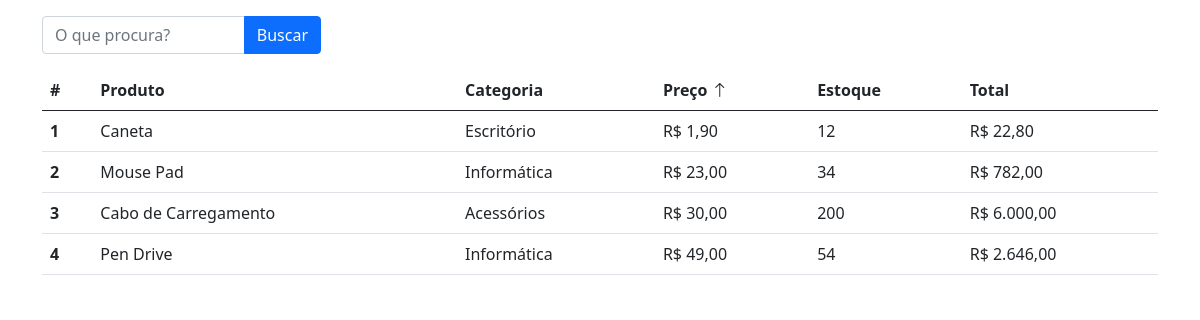
Page /?order_by=price&order=asc on the committed database.
### tables this page shows
CREATE TABLE `products` (
  `id` int NOT NULL AUTO_INCREMENT,
  `name` varchar(100) NOT NULL,
  `price` decimal(10,2) NOT NULL,
  `inventory` int NOT NULL DEFAULT '0',
  `total` decimal(10,2) GENERATED ALWAYS AS ((`inventory` * `price`)) VIRTUAL,
  `categories` enum('Informática','Escritório','Acessórios','Vestuário') DEFAULT NULL,
  PRIMARY KEY (`id`)
);

### index.php (the view, shortened to what this page needs)
<?php
require_once __DIR__ . '/config.php';
require_once __DIR__ . '/functions.php';
$products = listProducts();
$index = 0;
?>
<!doctype html>
<html lang="pt-br">
<head>
    <link href="https://cdn.jsdelivr.net/npm/bootstrap@5.0.2/dist/css/bootstrap.min.css" rel="stylesheet">
    <link href="https://cdn.jsdelivr.net/npm/bootstrap-icons/font/bootstrap-icons.css" rel="stylesheet">
</head>
<body>
    <div class="container mt-2">
        <div class="col-3 mt-3">
            <form action="" method="post">
                <div class="input-group mb-3">
                    <input type="text" class="form-control" name="filter" placeholder="O que procura?" aria-label="O que procura?">
                    <button class="btn btn-primary" type="submit" id="button-addon2">Buscar</button>
                </div>
            </form>
        </div>
        <table class="table mx-auto">
            <thead>
            <tr>
                <th scope="col">#</th>
                <th scope="col"><a href="?order_by=name&order=<?= getNextOrder('name') ?>" class="text-decoration-none text-dark">Produto </a> <?= setDirectionIcon('name')?> </th>
                <th scope="col"><a href="?order_by=categories&order=<?= getNextOrder('categories') ?>" class="text-decoration-none text-dark">Categoria</a> <?= setDirectionIcon('categories')?> </th>
                <th scope="col"><a href="?order_by=price&order=<?= getNextOrder('price') ?>" class="text-decoration-none text-dark">Preço</a> <?= setDirectionIcon('price')?> </th>
                <th scope="col"><a href="?order_by=inventory&order=<?= getNextOrder('inventory') ?>" class="text-decoration-none text-dark">Estoque</a> <?= setDirectionIcon('inventory')?> </th>
                <th scope="col"><a href="?order_by=total&order=<?= getNextOrder('total') ?>" class="text-decoration-none text-dark">Total</a> <?= setDirectionIcon('total')?> </th>
            </tr>
            </thead>
            <tbody>
            <?php if(!empty($products)): ?>
                <?php foreach ($products as $product): ?>
                <tr>
                    <th scope="row"><?php echo ++$index ?></th>
                    <td><?= $product['name']; ?></td>
                    <td><?= $product['categories']; ?></td>
                    <td><?='R$ ' . number_format($product['price'], 2, ',', '.'); ?></td>
                    <td><?= $product['inventory']; ?></td>
                    <td><?='R$ '. number_format($product['total'],2, ',', '.'); ?></td>
                </tr>
                <?php endforeach; ?>
            <?php else : ?>
                <td colspan="6" class="text-center">Nenhum produto encontrado.</td>
                </tr>
            <?php endif; ?>
            </tbody>
        </table>
    </div>
</body>
</html>

### rows in the picture
products: name "Caneta", categories "Escritório", price "1,90", inventory "12", total "22,80"
products: name "Mouse Pad", categories "Informática", price "23,00", inventory "34", total "782,00"
products: name "Cabo de Carregamento", categories "Acessórios", price "30,00", inventory "200", total "6.000,00"
products: name "Pen Drive", categories "Informática", price "49,00", inventory "54", total "2.646,00"
